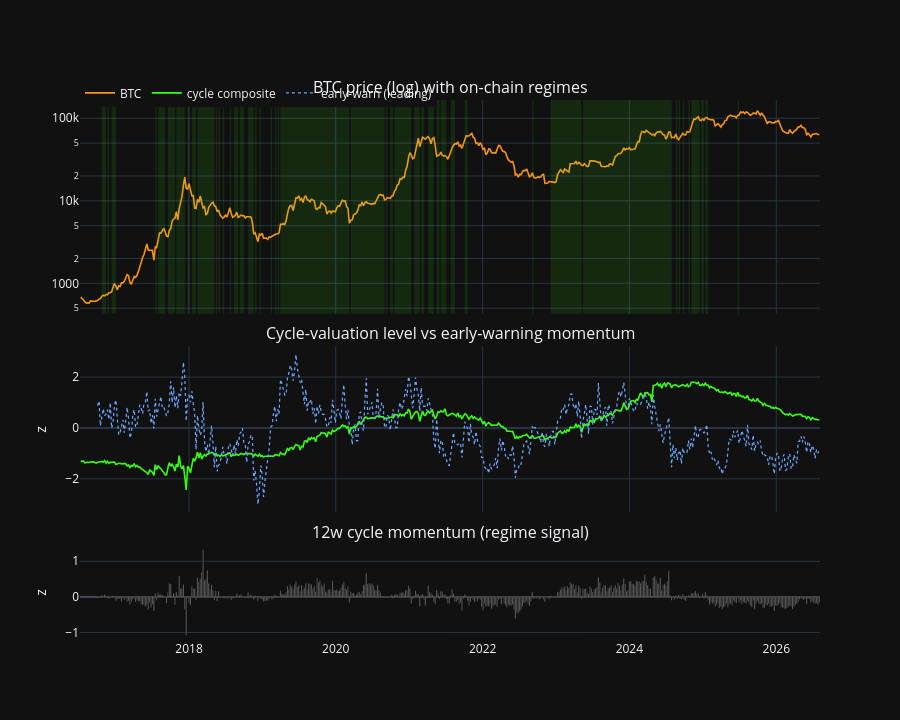

The notebook cell saved with this chart:
### Markdown cell above
## 10. Dashboard

### Code cell
fig = make_subplots(
    rows=3, cols=1, shared_xaxes=True, vertical_spacing=0.06,
    row_heights=[0.45, 0.35, 0.20],
    subplot_titles=("BTC price (log) with on-chain regimes",
                    "Cycle-valuation level vs early-warning momentum",
                    "12w cycle momentum (regime signal)"),
)
fig.add_trace(go.Scatter(x=oc["date"], y=np.exp(oc["log_close"]), name="BTC",
                         line=dict(color="#f7931a", width=1.6)), row=1, col=1)
for s, e, r in spans:
    if r == 1:
        fig.add_vrect(x0=s, x1=e, fillcolor="rgba(57,255,20,0.10)",
                      line_width=0, row=1, col=1)
fig.add_trace(go.Scatter(x=oc["date"], y=oc["cycle_index"], name="cycle composite",
                         line=dict(color="#39ff14", width=1.6)), row=2, col=1)
fig.add_trace(go.Scatter(x=oc["date"], y=oc["early_warn"], name="early-warn (leading)",
                         line=dict(color="#6ea8ff", width=1.2, dash="dot")), row=2, col=1)
fig.add_trace(go.Bar(x=oc["date"], y=oc["cycle_mom"], name="cycle momentum (12w)",
                     marker_color="#888", showlegend=False), row=3, col=1)
fig.add_hline(y=0, line_color="gray", line_width=0.5, row=3, col=1)
fig.update_layout(
    template="plotly_dark", height=720,
    legend=dict(orientation="h", y=1.04),
    yaxis_type="log", yaxis2=dict(title="z"), yaxis3=dict(title="z"),
)
fig.show()

### Figure 1 — Plotly figure (JSON) as saved in the notebook; plotly's stock layout.template omitted (floating-point values rounded to 4 significant figures; data arrays with more than 128 entries replaced by an {"elided": "..."} marker saying what was removed)
{"data": [{"line": {"color": "#f7931a", "width": 1.6}, "name": "BTC", "type": "scatter", "x": {"elided": "526 str values"}, "xaxis": "x", "y": {"elided": "526 float values"}, "yaxis": "y"}, {"line": {"color": "#39ff14", "width": 1.6}, "name": "cycle composite", "type": "scatter", "x": {"elided": "526 str values"}, "xaxis": "x2", "y": {"elided": "526 float values"}, "yaxis": "y2"}, {"line": {"color": "#6ea8ff", "dash": "dot", "width": 1.2}, "name": "early-warn (leading)", "type": "scatter", "x": {"elided": "526 str values"}, "xaxis": "x2", "y": {"elided": "526 float values"}, "yaxis": "y2"}, {"marker": {"color": "#888"}, "name": "cycle momentum (12w)", "showlegend": false, "type": "bar", "x": {"elided": "526 str values"}, "xaxis": "x3", "y": {"elided": "526 float values"}, "yaxis": "y3"}], "layout": {"annotations": [{"font": {"size": 16}, "showarrow": false, "text": "BTC price (log) with on-chain regimes", "x": 0.5, "xanchor": "center", "xref": "paper", "y": 1, "yanchor": "bottom", "yref": "paper"}, {"font": {"size": 16}, "showarrow": false, "text": "Cycle-valuation level vs early-warning momentum", "x": 0.5, "xanchor": "center", "xref": "paper", "y": 0.544, "yanchor": "bottom", "yref": "paper"}, {"font": {"size": 16}, "showarrow": false, "text": "12w cycle momentum (regime signal)", "x": 0.5, "xanchor": "center", "xref": "paper", "y": 0.176, "yanchor": "bottom", "yref": "paper"}], "height": 720, "legend": {"orientation": "h", "y": 1.04}, "shapes": [{"fillcolor": "rgba(57,255,20,0.10)", "line": {"width": 0}, "type": "rect", "x0": "2016-10-24", "x1": "2016-11-14", "xref": "x", "y0": 0, "y1": 1, "yref": "y domain"}, {"fillcolor": "rgba(57,255,20,0.10)", "line": {"width": 0}, "type": "rect", "x0": "2016-11-21", "x1": "2016-11-28", "xref": "x", "y0": 0, "y1": 1, "yref": "y domain"}, {"fillcolor": "rgba(57,255,20,0.10)", "line": {"width": 0}, "type": "rect", "x0": "2016-12-12", "x1": "2017-01-02", "xref": "x", "y0": 0, "y1": 1, "yref": "y domain"}, {"fillcolor": "rgba(57,255,20,0.10)", "line": {"width": 0}, "type": "rect", "x0": "2017-07-17", "x1": "2017-07-24", "xref": "x", "y0": 0, "y1": 1, "yref": "y domain"}, {"fillcolor": "rgba(57,255,20,0.10)", "line": {"width": 0}, "type": "rect", "x0": "2017-07-31", "x1": "2017-09-04", "xref": "x", "y0": 0, "y1": 1, "yref": "y domain"}, {"fillcolor": "rgba(57,255,20,0.10)", "line": {"width": 0}, "type": "rect", "x0": "2017-09-18", "x1": "2017-10-23", "xref": "x", "y0": 0, "y1": 1, "yref": "y domain"}, {"fillcolor": "rgba(57,255,20,0.10)", "line": {"width": 0}, "type": "rect", "x0": "2017-10-30", "x1": "2017-12-11", "xref": "x", "y0": 0, "y1": 1, "yref": "y domain"}, {"fillcolor": "rgba(57,255,20,0.10)", "line": {"width": 0}, "type": "rect", "x0": "2017-12-25", "x1": "2018-01-01", "xref": "x", "y0": 0, "y1": 1, "yref": "y domain"}, {"fillcolor": "rgba(57,255,20,0.10)", "line": {"width": 0}, "type": "rect", "x0": "2018-01-15", "x1": "2018-02-05", "xref": "x", "y0": 0, "y1": 1, "yref": "y domain"}, {"fillcolor": "rgba(57,255,20,0.10)", "line": {"width": 0}, "type": "rect", "x0": "2018-02-12", "x1": "2018-05-07", "xref": "x", "y0": 0, "y1": 1, "yref": "y domain"}, {"fillcolor": "rgba(57,255,20,0.10)", "line": {"width": 0}, "type": "rect", "x0": "2018-05-14", "x1": "2018-05-21", "xref": "x", "y0": 0, "y1": 1, "yref": "y domain"}, {"fillcolor": "rgba(57,255,20,0.10)", "line": {"width": 0}, "type": "rect", "x0": "2018-05-28", "x1": "2018-06-04", "xref": "x", "y0": 0, "y1": 1, "yref": "y domain"}, {"fillcolor": "rgba(57,255,20,0.10)", "line": {"width": 0}, "type": "rect", "x0": "2018-06-18", "x1": "2018-06-25", "xref": "x", "y0": 0, "y1": 1, "yref": "y domain"}, {"fillcolor": "rgba(57,255,20,0.10)", "line": {"width": 0}, "type": "rect", "x0": "2018-07-23", "x1": "2018-07-30", "xref": "x", "y0": 0, "y1": 1, "yref": "y domain"}, {"fillcolor": "rgba(57,255,20,0.10)", "line": {"width": 0}, "type": "rect", "x0": "2018-08-13", "x1": "2018-09-03", "xref": "x", "y0": 0, "y1": 1, "yref": "y domain"}, {"fillcolor": "rgba(57,255,20,0.10)", "line": {"width": 0}, "type": "rect", "x0": "2018-09-10", "x1": "2018-10-01", "xref": "x", "y0": 0, "y1": 1, "yref": "y domain"}, {"fillcolor": "rgba(57,255,20,0.10)", "line": {"width": 0}, "type": "rect", "x0": "2018-10-22", "x1": "2018-11-19", "xref": "x", "y0": 0, "y1": 1, "yref": "y domain"}, {"fillcolor": "rgba(57,255,20,0.10)", "line": {"width": 0}, "type": "rect", "x0": "2018-11-26", "x1": "2018-12-03", "xref": "x", "y0": 0, "y1": 1, "yref": "y domain"}, {"fillcolor": "rgba(57,255,20,0.10)", "line": {"width": 0}, "type": "rect", "x0": "2018-12-17", "x1": "2018-12-24", "xref": "x", "y0": 0, "y1": 1, "yref": "y domain"}, {"fillcolor": "rgba(57,255,20,0.10)", "line": {"width": 0}, "type": "rect", "x0": "2019-02-11", "x1": "2019-02-18", "xref": "x", "y0": 0, "y1": 1, "yref": "y domain"}, {"fillcolor": "rgba(57,255,20,0.10)", "line": {"width": 0}, "type": "rect", "x0": "2019-03-04", "x1": "2019-03-11", "xref": "x", "y0": 0, "y1": 1, "yref": "y domain"}, {"fillcolor": "rgba(57,255,20,0.10)", "line": {"width": 0}, "type": "rect", "x0": "2019-03-18", "x1": "2019-03-25", "xref": "x", "y0": 0, "y1": 1, "yref": "y domain"}, {"fillcolor": "rgba(57,255,20,0.10)", "line": {"width": 0}, "type": "rect", "x0": "2019-04-01", "x1": "2020-03-09", "xref": "x", "y0": 0, "y1": 1, "yref": "y domain"}, {"fillcolor": "rgba(57,255,20,0.10)", "line": {"width": 0}, "type": "rect", "x0": "2020-03-16", "x1": "2020-08-31", "xref": "x", "y0": 0, "y1": 1, "yref": "y domain"}, {"fillcolor": "rgba(57,255,20,0.10)", "line": {"width": 0}, "type": "rect", "x0": "2020-09-07", "x1": "2020-09-14", "xref": "x", "y0": 0, "y1": 1, "yref": "y domain"}, {"fillcolor": "rgba(57,255,20,0.10)", "line": {"width": 0}, "type": "rect", "x0": "2020-09-28", "x1": "2020-10-12", "xref": "x", "y0": 0, "y1": 1, "yref": "y domain"}, {"fillcolor": "rgba(57,255,20,0.10)", "line": {"width": 0}, "type": "rect", "x0": "2020-10-19", "x1": "2021-01-11", "xref": "x", "y0": 0, "y1": 1, "yref": "y domain"}, {"fillcolor": "rgba(57,255,20,0.10)", "line": {"width": 0}, "type": "rect", "x0": "2021-01-25", "x1": "2021-02-22", "xref": "x", "y0": 0, "y1": 1, "yref": "y domain"}, {"fillcolor": "rgba(57,255,20,0.10)", "line": {"width": 0}, "type": "rect", "x0": "2021-03-01", "x1": "2021-03-15", "xref": "x", "y0": 0, "y1": 1, "yref": "y domain"}, {"fillcolor": "rgba(57,255,20,0.10)", "line": {"width": 0}, "type": "rect", "x0": "2021-04-05", "x1": "2021-05-03", "xref": "x", "y0": 0, "y1": 1, "yref": "y domain"}, {"fillcolor": "rgba(57,255,20,0.10)", "line": {"width": 0}, "type": "rect", "x0": "2021-05-17", "x1": "2021-05-31", "xref": "x", "y0": 0, "y1": 1, "yref": "y domain"}, {"fillcolor": "rgba(57,255,20,0.10)", "line": {"width": 0}, "type": "rect", "x0": "2021-06-07", "x1": "2021-07-05", "xref": "x", "y0": 0, "y1": 1, "yref": "y domain"}, {"fillcolor": "rgba(57,255,20,0.10)", "line": {"width": 0}, "type": "rect", "x0": "2021-07-26", "x1": "2021-08-16", "xref": "x", "y0": 0, "y1": 1, "yref": "y domain"}, {"fillcolor": "rgba(57,255,20,0.10)", "line": {"width": 0}, "type": "rect", "x0": "2021-10-04", "x1": "2021-10-18", "xref": "x", "y0": 0, "y1": 1, "yref": "y domain"}, {"fillcolor": "rgba(57,255,20,0.10)", "line": {"width": 0}, "type": "rect", "x0": "2022-09-05", "x1": "2022-09-12", "xref": "x", "y0": 0, "y1": 1, "yref": "y domain"}, {"fillcolor": "rgba(57,255,20,0.10)", "line": {"width": 0}, "type": "rect", "x0": "2022-12-05", "x1": "2023-05-08", "xref": "x", "y0": 0, "y1": 1, "yref": "y domain"}, {"fillcolor": "rgba(57,255,20,0.10)", "line": {"width": 0}, "type": "rect", "x0": "2023-05-15", "x1": "2024-07-29", "xref": "x", "y0": 0, "y1": 1, "yref": "y domain"}, {"fillcolor": "rgba(57,255,20,0.10)", "line": {"width": 0}, "type": "rect", "x0": "2024-08-19", "x1": "2024-08-26", "xref": "x", "y0": 0, "y1": 1, "yref": "y domain"}, {"fillcolor": "rgba(57,255,20,0.10)", "line": {"width": 0}, "type": "rect", "x0": "2024-09-02", "x1": "2024-09-09", "xref": "x", "y0": 0, "y1": 1, "yref": "y domain"}, {"fillcolor": "rgba(57,255,20,0.10)", "line": {"width": 0}, "type": "rect", "x0": "2024-09-23", "x1": "2024-09-30", "xref": "x", "y0": 0, "y1": 1, "yref": "y domain"}, {"fillcolor": "rgba(57,255,20,0.10)", "line": {"width": 0}, "type": "rect", "x0": "2024-10-21", "x1": "2024-10-28", "xref": "x", "y0": 0, "y1": 1, "yref": "y domain"}, {"fillcolor": "rgba(57,255,20,0.10)", "line": {"width": 0}, "type": "rect", "x0": "2024-11-04", "x1": "2024-12-16", "xref": "x", "y0": 0, "y1": 1, "yref": "y domain"}, {"fillcolor": "rgba(57,255,20,0.10)", "line": {"width": 0}, "type": "rect", "x0": "2024-12-23", "x1": "2025-01-06", "xref": "x", "y0": 0, "y1": 1, "yref": "y domain"}, {"fillcolor": "rgba(57,255,20,0.10)", "line": {"width": 0}, "type": "rect", "x0": "2025-01-13", "x1": "2025-01-27", "xref": "x", "y0": 0, "y1": 1, "yref": "y domain"}, {"fillcolor": "rgba(57,255,20,0.10)", "line": {"width": 0}, "type": "rect", "x0": "2025-06-23", "x1": "2025-06-30", "xref": "x", "y0": 0, "y1": 1, "yref": "y domain"}, {"line": {"color": "gray", "width": 0.5}, "type": "line", "x0": 0, "x1": 1, "xref": "x3 domain", "y0": 0, "y1": 0, "yref": "y3"}], "xaxis": {"anchor": "y", "domain": [0, 1], "matches": "x3", "showticklabels": false}, "xaxis2": {"anchor": "y2", "domain": [0, 1], "matches": "x3", "showticklabels": false}, "xaxis3": {"anchor": "y3", "domain": [0, 1]}, "yaxis": {"anchor": "x", "domain": [0.604, 1], "type": "log"}, "yaxis2": {"anchor": "x2", "domain": [0.236, 0.544], "title": {"text": "z"}}, "yaxis3": {"anchor": "x3", "domain": [0, 0.176], "title": {"text": "z"}}}}
